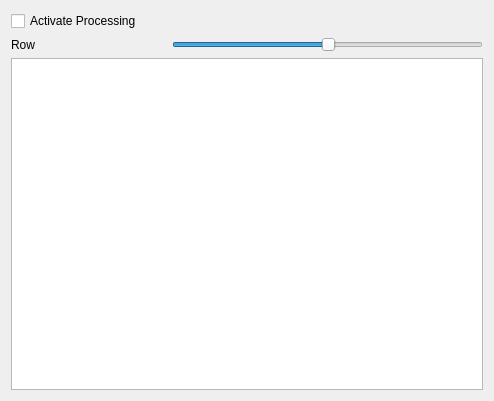
<?xml version="1.0" encoding="UTF-8"?>
<ui version="4.0">
 <class>AmpliPluginDialog</class>
 <widget class="QDialog" name="AmpliPluginDialog">
  <property name="geometry">
   <rect>
    <x>0</x>
    <y>0</y>
    <width>494</width>
    <height>401</height>
   </rect>
  </property>
  <property name="sizePolicy">
   <sizepolicy hsizetype="Preferred" vsizetype="Preferred">
    <horstretch>1</horstretch>
    <verstretch>1</verstretch>
   </sizepolicy>
  </property>
  <property name="windowTitle">
   <string>Amplitude Analysis</string>
  </property>
  <property name="windowOpacity">
   <double>0.800000000000000</double>
  </property>
  <layout class="QGridLayout" name="gridLayout_2">
   <item row="0" column="0">
    <layout class="QGridLayout" name="gridLayout">
     <item row="1" column="0">
      <widget class="QLabel" name="label">
       <property name="text">
        <string>Row</string>
       </property>
      </widget>
     </item>
     <item row="0" column="0" colspan="3">
      <widget class="QCheckBox" name="activateBox">
       <property name="text">
        <string>Activate Processing</string>
       </property>
      </widget>
     </item>
     <item row="1" column="1" colspan="2">
      <widget class="QSlider" name="rowSlider">
       <property name="pageStep">
        <number>1</number>
       </property>
       <property name="value">
        <number>50</number>
       </property>
       <property name="orientation">
        <enum>Qt::Horizontal</enum>
       </property>
      </widget>
     </item>
     <item row="2" column="0" colspan="3">
      <widget class="QChartView" name="pluginChart"/>
     </item>
    </layout>
   </item>
  </layout>
 </widget>
 <customwidgets>
  <customwidget>
   <class>QChartView</class>
   <extends>QGraphicsView</extends>
   <header location="global">QtCharts</header>
  </customwidget>
 </customwidgets>
 <resources/>
 <connections/>
</ui>
